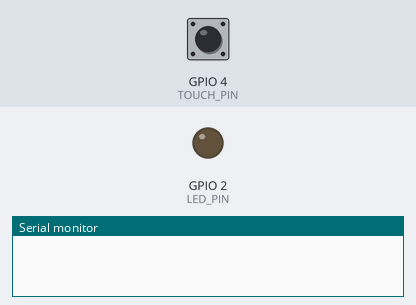
A sketch run on a simulated ESP32-S3. Shown: output pins drawn as LEDs (lit = HIGH), the last lines printed to the serial monitor. Inputs (shaded band) come from the test bench; at power-on: GPIO 4 (TOUCH_PIN) HIGH.

Above: at 0.0 s.
At 1.1 s:
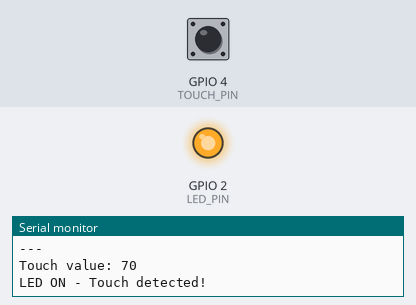
Timing chart, 0 to 2.6 s (numbered marks = the images above):
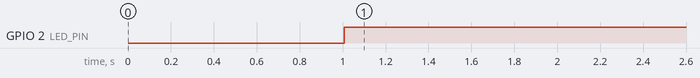

Measured:
- by itself, GPIO 2 (LED_PIN): LOW → HIGH at 1.0 s

The sketch:

05-021_Touch_sensor_with_LED_minimal.ino
```cpp
/*  05.021 - Touch sensor with LED (Minimal Version) for ESP32-S3
 *
 * Simple touch sensor example for ESP32-S3-DevKitC-1 v1.1
 * Touch GPIO4 to turn LED on/off
 *
 * Hardware:
 * - ESP32-S3-DevKitC-1 v1.1
 * - LED + 330Ω resistor on GPIO2
 * - Touch wire on GPIO4
 *
 * Connections:
 * GPIO2 -> LED Anode (via 330Ω resistor)
 * GPIO4 -> Touch wire
 * GND   -> LED Cathode
 *
 * Updated for ESP32-S3 by Peter Dalmaris, July 2025
 */

const uint8_t LED_PIN = 2;        // LED pin (safe for ESP32-S3)
const uint8_t TOUCH_PIN = 4;      // Touch sensor pin (T4)

void setup() {
    pinMode(LED_PIN, OUTPUT);
    Serial.begin(115200);
    delay(1000);
    Serial.println("ESP32-S3 Touch Test - Minimal Version");
    Serial.println("Touch GPIO4 to control LED");

    // Show baseline reading for threshold adjustment
    Serial.print("Baseline (no touch): ");
    Serial.println(touchRead(TOUCH_PIN));
    Serial.println("Adjust threshold in code if needed");
    Serial.println("---");
}

void loop() {
    uint16_t touchValue = touchRead(TOUCH_PIN);
    Serial.println("Touch value: " + String(touchValue));

    // Turn LED on when touch value drops below threshold
    // Note: ESP32-S3 touch values are typically 20000-40000 when not touched
    // and drop to 5000-15000 when touched. Adjust threshold as needed.
    if (touchValue < 20000) {
        digitalWrite(LED_PIN, HIGH);
        Serial.println("LED ON - Touch detected!");
    } else {
        digitalWrite(LED_PIN, LOW);
        Serial.println("LED OFF");
    }

    delay(500);
}
```
